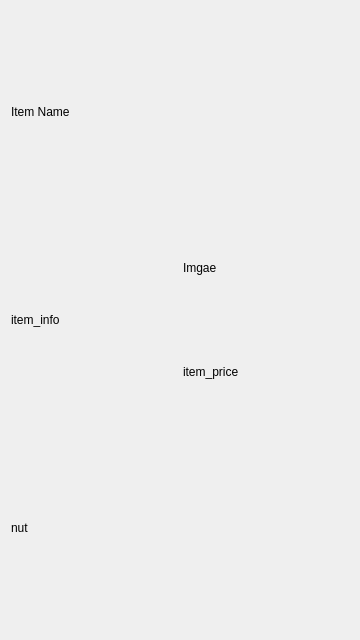
<?xml version="1.0" encoding="UTF-8"?>
<ui version="4.0">
 <class>DetailedItemView</class>
 <widget class="QDialog" name="DetailedItemView">
  <property name="geometry">
   <rect>
    <x>0</x>
    <y>0</y>
    <width>360</width>
    <height>640</height>
   </rect>
  </property>
  <property name="maximumSize">
   <size>
    <width>360</width>
    <height>640</height>
   </size>
  </property>
  <property name="windowTitle">
   <string>DetailedItem</string>
  </property>
  <layout class="QGridLayout" name="gridLayout">
   <property name="sizeConstraint">
    <enum>QLayout::SetDefaultConstraint</enum>
   </property>
   <item row="0" column="0" colspan="2">
    <widget class="QLabel" name="item_name">
     <property name="styleSheet">
      <string notr="true">font: 75 20pt &quot;MS Shell Dlg 2&quot;;</string>
     </property>
     <property name="text">
      <string>Item Name</string>
     </property>
    </widget>
   </item>
   <item row="1" column="0">
    <widget class="QLabel" name="item_info">
     <property name="text">
      <string>item_info</string>
     </property>
    </widget>
   </item>
   <item row="1" column="1">
    <layout class="QVBoxLayout" name="verticalLayout">
     <property name="sizeConstraint">
      <enum>QLayout::SetDefaultConstraint</enum>
     </property>
     <item>
      <widget class="QLabel" name="item_large_image">
       <property name="text">
        <string>Imgae</string>
       </property>
      </widget>
     </item>
     <item>
      <layout class="QHBoxLayout" name="horizontalLayout">
       <item>
        <widget class="QLabel" name="item_price">
         <property name="styleSheet">
          <string notr="true">font: 75 12pt &quot;Tekton Pro&quot;;
</string>
         </property>
         <property name="text">
          <string>item_price</string>
         </property>
        </widget>
       </item>
      </layout>
     </item>
    </layout>
   </item>
   <item row="2" column="0">
    <widget class="QLabel" name="item_nut">
     <property name="text">
      <string>nut</string>
     </property>
    </widget>
   </item>
  </layout>
 </widget>
 <resources/>
 <connections/>
</ui>
